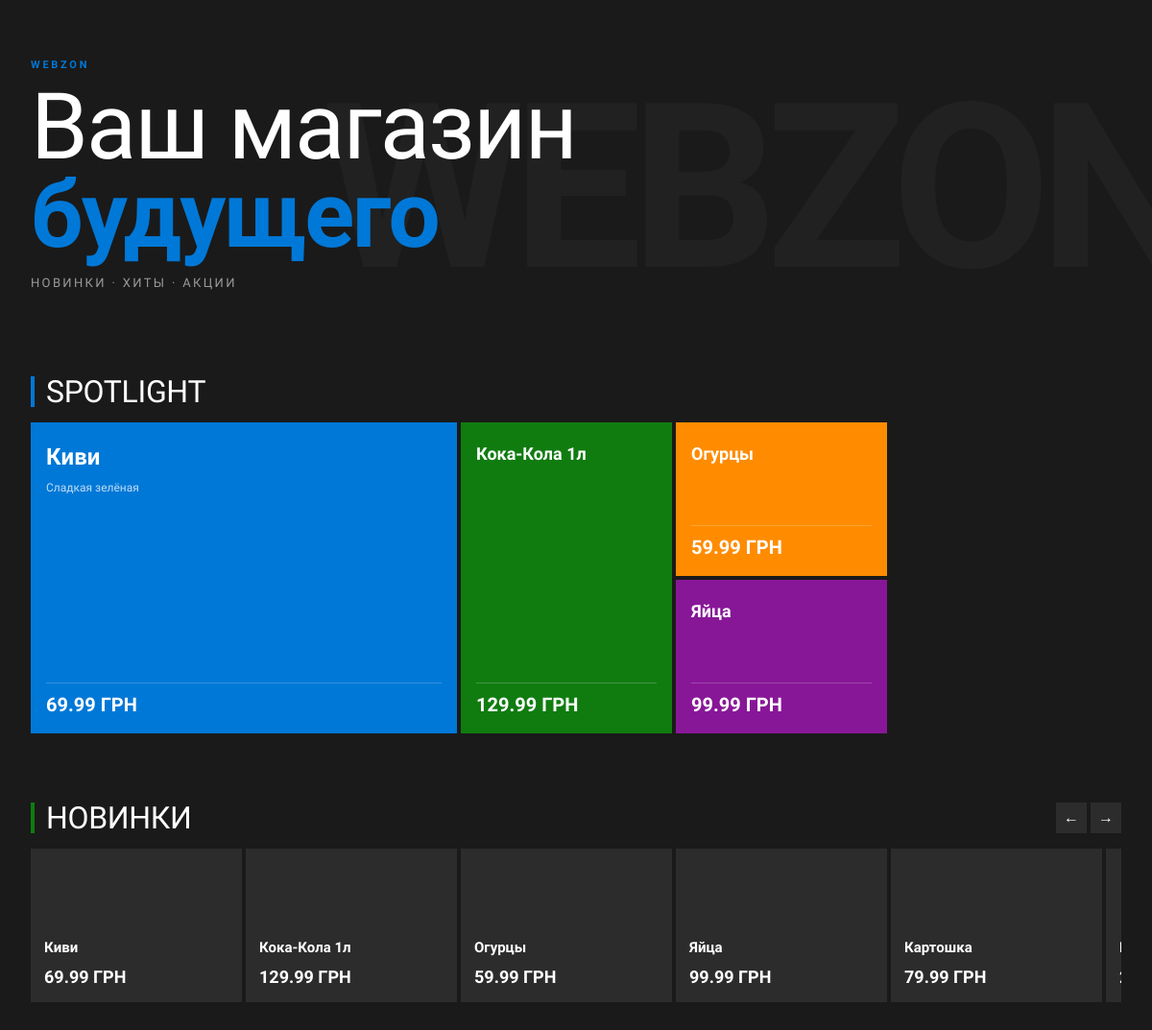
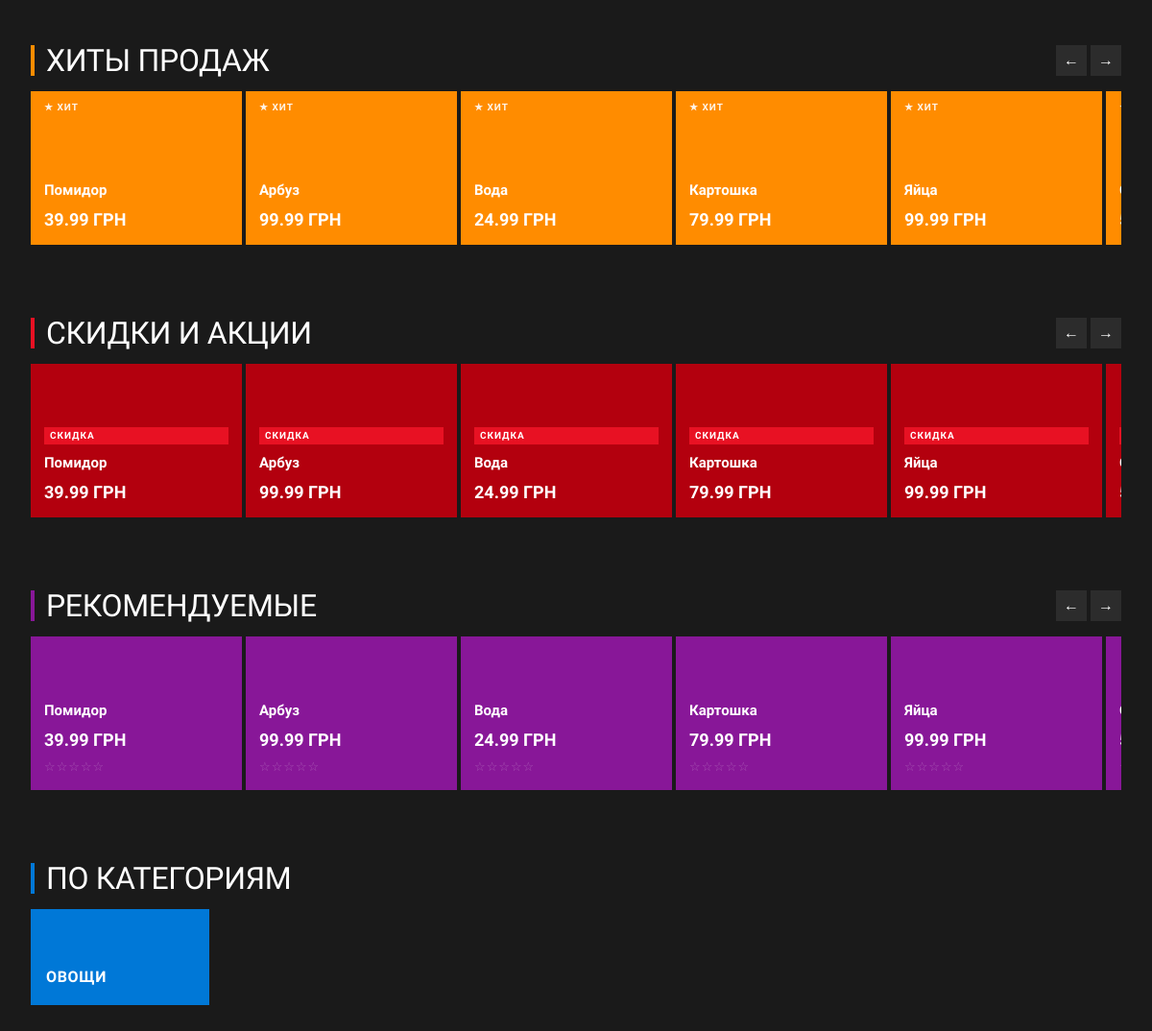
The page / on the database its author committed (2 pictures, top to bottom).
### products/models.py (models this page shows, shortened)
class Product(models.Model):
    name = models.CharField(max_length=200, verbose_name="Product Name")
    category = models.ForeignKey(
        Category,
        on_delete=models.CASCADE,
        null=True,
        blank=True,
        verbose_name='Category'
    )
    description = models.TextField(verbose_name="Product Description")
    price = models.DecimalField(max_digits=10, decimal_places=2, verbose_name="Price")
    is_available = models.BooleanField(default=True, verbose_name="Is Available")
    created_at = models.DateTimeField(auto_now_add=True, verbose_name="Created At")
    class Meta:
        verbose_name = "Product"
        verbose_name_plural = "Products"

class Category(models.Model):
    name = models.CharField(max_length=100, verbose_name="Name")
    class Meta:
        verbose_name = "Category"
        verbose_name_plural = "Categories"

### products/views.py (the view)
# urls.py: path('',                         views.index,          name='home'),
def index(request):
    context = {
        'featured_products': Product.objects.filter(is_available=True).order_by('-created_at')[:6],
        'new_products':       Product.objects.filter(is_available=True).order_by('-created_at')[:10],
        'bestsellers':        Product.objects.filter(is_available=True)[:10],
        'sale_products':      Product.objects.filter(is_available=True)[:10],
        'recommended_products': Product.objects.filter(is_available=True)[:10],
        'categories':         Category.objects.all(),
    }
    return render(request, 'index.html', context)

### templates/index.html (shortened to what this page needs)
{% load static %}
<!DOCTYPE html>
<html lang="ru">
<head>
    <link rel="stylesheet" href="{% static 'css/style.css' %}">
</head>
<body>
    <header class="hero">
        <div class="hero__inner">
            <p class="hero__eyebrow">WEBZon</p>
            <h1 class="hero__title">Ваш магазин<br><span class="hero__accent">будущего</span></h1>
            <p class="hero__sub">Новинки · Хиты · Акции</p>
        </div>
        <div class="hero__panorama-text" aria-hidden="true">WEBZON</div>
    </header>
    <main class="main-content">
        <section class="section spotlight-section">
            <h2 class="section__title" style="--accent:#0078D7">Spotlight</h2>
            <div class="spotlight-grid">
                {% for product in featured_products %}
                    <a href="{% url 'product_detail' product.pk %}"
                       class="tile tile--spotlight tile--{{ forloop.counter }}"
                       style="animation-delay: {{ forloop.counter0 }}00ms">
                        <div class="tile__body">
                            <h3 class="tile__name">{{ product.name }}</h3>
                            <p class="tile__desc">{{ product.description|truncatechars:80 }}</p>
                        </div>
                        <div class="tile__footer">
                            <span class="tile__price">{{ product.price }} ГРН</span>
                        </div>
                    </a>
                {% empty %}
                    <p class="empty-msg">Нет товаров</p>
                {% endfor %}
            </div>
        </section>
        <section class="section scroll-section">
            <div class="section__header">
                <h2 class="section__title" style="--accent:#107C10">Новинки</h2>
                <div class="scroll-controls">
                    <button class="scroll-btn" data-scroll="new_products" data-dir="-1">&#8592;</button>
                    <button class="scroll-btn" data-scroll="new_products" data-dir="1">&#8594;</button>
                </div>
            </div>
            <div class="scroll-track" id="new_products">
                {% for product in new_products %}
                    <a href="{% url 'product_detail' product.pk %}"
                       class="card"
                       style="animation-delay: {{ forloop.counter0 }}00ms">
                        <h3 class="card__name">{{ product.name }}</h3>
                        <p class="card__price">{{ product.price }} ГРН</p>
                    </a>
                {% empty %}
                    <p class="empty-msg">Нет товаров</p>
                {% endfor %}
            </div>
        </section>
        <section class="section scroll-section">
            <div class="section__header">
                <h2 class="section__title" style="--accent:#FF8C00">Хиты продаж</h2>
                <div class="scroll-controls">
                    <button class="scroll-btn" data-scroll="bestsellers" data-dir="-1">&#8592;</button>
                    <button class="scroll-btn" data-scroll="bestsellers" data-dir="1">&#8594;</button>
                </div>
            </div>
            <div class="scroll-track" id="bestsellers">
                {% for product in bestsellers %}
                    <a href="{% url 'product_detail' product.pk %}"
                       class="card card--orange"
                       style="animation-delay: {{ forloop.counter0 }}00ms">
                        <span class="card__hit">★ ХИТ</span>
                        <h3 class="card__name">{{ product.name }}</h3>
                        <p class="card__price">{{ product.price }} ГРН</p>
                    </a>
                {% empty %}
                    <p class="empty-msg">Нет товаров</p>
                {% endfor %}
            </div>
        </section>
        <section class="section scroll-section">
            <div class="section__header">
                <h2 class="section__title" style="--accent:#E81123">Скидки и акции</h2>
                <div class="scroll-controls">
                    <button class="scroll-btn" data-scroll="sale_products" data-dir="-1">&#8592;</button>
                    <button class="scroll-btn" data-scroll="sale_products" data-dir="1">&#8594;</button>
                </div>
            </div>
            <div class="scroll-track" id="sale_products">
                {% for product in sale_products %}
                    <a href="{% url 'product_detail' product.pk %}"
                       class="card card--red"
                       style="animation-delay: {{ forloop.counter0 }}00ms">
                        <span class="badge badge--sale">СКИДКА</span>
                        <h3 class="card__name">{{ product.name }}</h3>
                        <p class="card__price">{{ product.price }} ГРН</p>
                    </a>
                {% empty %}
                    <p class="empty-msg">Нет товаров</p>
                {% endfor %}
            </div>
        </section>
        <section class="section scroll-section">
            <div class="section__header">
                <h2 class="section__title" style="--accent:#881798">Рекомендуемые</h2>
                <div class="scroll-controls">
                    <button class="scroll-btn" data-scroll="recommended" data-dir="-1">&#8592;</button>
                    <button class="scroll-btn" data-scroll="recommended" data-dir="1">&#8594;</button>
                </div>
            </div>
            <div class="scroll-track" id="recommended">
                {% for product in recommended_products %}
                    <a href="{% url 'product_detail' product.pk %}"
                       class="card card--purple"
                       style="animation-delay: {{ forloop.counter0 }}00ms">
                        <h3 class="card__name">{{ product.name }}</h3>
                        <p class="card__price">{{ product.price }} ГРН</p>
                        <div class="card__rating" data-product-id="{{ product.pk }}">
                            {% with reviews=product.review_set.all %}
                                {% if reviews %}
                                    {% with total=0 count=0 %}
                                        <span class="stars" data-reviews='[{% for r in reviews %}{{ r.rating }}{% if not forloop.last %},{% endif %}{% endfor %}]'></span>
                                    {% endwith %}
                                {% else %}
                                    <span class="stars stars--empty">☆☆☆☆☆</span>
                                {% endif %}
                            {% endwith %}
                        </div>
                    </a>
                {% empty %}
                    <p class="empty-msg">Нет товаров</p>
                {% endfor %}
            </div>
        </section>
        <section class="section categories-section">
            <h2 class="section__title" style="--accent:#0078D7">По категориям</h2>
            <div class="categories-grid">
                {% for category in categories %}
                    <a href="{% url 'category_detail' category.pk %}"
                       class="cat-tile cat-tile--{{ forloop.counter }}"
                       style="animation-delay: {{ forloop.counter0 }}50ms">
                        <span class="cat-tile__name">{{ category.name }}</span>
                    </a>
                {% empty %}
                    <p class="empty-msg">Нет категорий</p>
                {% endfor %}
            </div>
        </section>
    </main>
</body>
</html>

### rows shown on the page
Product: name "Киви", description "Сладкая зелёная", price "69.99"
Product: name "Кока-Кола 1л", price "129.99"
Product: name "Огурцы", price "59.99"
Product: name "Яйца", price "99.99"
Product: name "Картошка", price "79.99"
Product: name "Помидор", price "39.99"
Product: name "Арбуз", price "99.99"
Product: name "Вода", price "24.99"
Category: name "ОВОЩИ"
